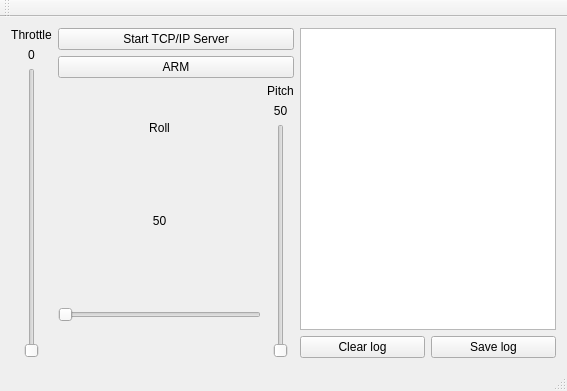
<?xml version="1.0" encoding="UTF-8"?>
<ui version="4.0">
 <class>MainWindow</class>
 <widget class="QMainWindow" name="MainWindow">
  <property name="geometry">
   <rect>
    <x>0</x>
    <y>0</y>
    <width>567</width>
    <height>391</height>
   </rect>
  </property>
  <property name="windowTitle">
   <string>DRONE SIM 900 Controller</string>
  </property>
  <widget class="QWidget" name="centralWidget">
   <layout class="QHBoxLayout" name="horizontalLayout">
    <item>
     <layout class="QGridLayout" name="gridLayout">
      <item row="1" column="0">
       <widget class="QLabel" name="throttle_label">
        <property name="statusTip">
         <string>Throttle level</string>
        </property>
        <property name="whatsThis">
         <string>Throttle level</string>
        </property>
        <property name="text">
         <string>0</string>
        </property>
        <property name="alignment">
         <set>Qt::AlignCenter</set>
        </property>
       </widget>
      </item>
      <item row="2" column="0">
       <widget class="QSlider" name="throttle_slider">
        <property name="sizePolicy">
         <sizepolicy hsizetype="Preferred" vsizetype="Expanding">
          <horstretch>0</horstretch>
          <verstretch>0</verstretch>
         </sizepolicy>
        </property>
        <property name="statusTip">
         <string>Throttle level</string>
        </property>
        <property name="whatsThis">
         <string>Throttle level</string>
        </property>
        <property name="orientation">
         <enum>Qt::Vertical</enum>
        </property>
       </widget>
      </item>
      <item row="0" column="0">
       <widget class="QLabel" name="label">
        <property name="text">
         <string>Throttle</string>
        </property>
        <property name="alignment">
         <set>Qt::AlignCenter</set>
        </property>
       </widget>
      </item>
     </layout>
    </item>
    <item>
     <layout class="QVBoxLayout" name="verticalLayout_2">
      <item>
       <widget class="QPushButton" name="tcp_ip_button">
        <property name="statusTip">
         <string>Starts listening for connections</string>
        </property>
        <property name="whatsThis">
         <string>Start listening for connections</string>
        </property>
        <property name="text">
         <string>Start TCP/IP Server</string>
        </property>
       </widget>
      </item>
      <item>
       <layout class="QHBoxLayout" name="horizontalLayout_2">
        <item>
         <widget class="QPushButton" name="arm_button">
          <property name="sizePolicy">
           <sizepolicy hsizetype="Preferred" vsizetype="Preferred">
            <horstretch>0</horstretch>
            <verstretch>0</verstretch>
           </sizepolicy>
          </property>
          <property name="statusTip">
           <string comment="Arms the quadcopter connected to the server">Arms the quadcopter</string>
          </property>
          <property name="text">
           <string>ARM</string>
          </property>
         </widget>
        </item>
       </layout>
      </item>
      <item>
       <layout class="QHBoxLayout" name="horizontalLayout_3">
        <item>
         <layout class="QVBoxLayout" name="verticalLayout">
          <item>
           <widget class="QLabel" name="roll_name">
            <property name="sizePolicy">
             <sizepolicy hsizetype="Minimum" vsizetype="Minimum">
              <horstretch>0</horstretch>
              <verstretch>0</verstretch>
             </sizepolicy>
            </property>
            <property name="text">
             <string>Roll</string>
            </property>
            <property name="alignment">
             <set>Qt::AlignCenter</set>
            </property>
           </widget>
          </item>
          <item>
           <widget class="QLabel" name="roll_label">
            <property name="text">
             <string>50</string>
            </property>
            <property name="alignment">
             <set>Qt::AlignCenter</set>
            </property>
           </widget>
          </item>
          <item>
           <widget class="QSlider" name="roll_slider">
            <property name="sizePolicy">
             <sizepolicy hsizetype="Expanding" vsizetype="Preferred">
              <horstretch>0</horstretch>
              <verstretch>0</verstretch>
             </sizepolicy>
            </property>
            <property name="orientation">
             <enum>Qt::Horizontal</enum>
            </property>
           </widget>
          </item>
         </layout>
        </item>
        <item>
         <layout class="QVBoxLayout" name="verticalLayout_5">
          <item>
           <widget class="QLabel" name="pitch_name">
            <property name="text">
             <string>Pitch</string>
            </property>
            <property name="alignment">
             <set>Qt::AlignCenter</set>
            </property>
           </widget>
          </item>
          <item>
           <widget class="QLabel" name="pitch_label">
            <property name="text">
             <string>50</string>
            </property>
            <property name="alignment">
             <set>Qt::AlignCenter</set>
            </property>
           </widget>
          </item>
          <item>
           <widget class="QSlider" name="pitch_slider">
            <property name="sizePolicy">
             <sizepolicy hsizetype="Preferred" vsizetype="Expanding">
              <horstretch>0</horstretch>
              <verstretch>0</verstretch>
             </sizepolicy>
            </property>
            <property name="orientation">
             <enum>Qt::Vertical</enum>
            </property>
           </widget>
          </item>
         </layout>
        </item>
       </layout>
      </item>
     </layout>
    </item>
    <item>
     <layout class="QVBoxLayout" name="verticalLayout_3">
      <item>
       <widget class="QTextBrowser" name="textBrowser">
        <property name="statusTip">
         <string>Server log</string>
        </property>
       </widget>
      </item>
      <item>
       <layout class="QHBoxLayout" name="horizontalLayout_8">
        <item>
         <widget class="QPushButton" name="clear_screen_button">
          <property name="statusTip">
           <string>Clears the server log</string>
          </property>
          <property name="text">
           <string>Clear log</string>
          </property>
         </widget>
        </item>
        <item>
         <widget class="QPushButton" name="save_log_button">
          <property name="text">
           <string>Save log</string>
          </property>
         </widget>
        </item>
       </layout>
      </item>
     </layout>
    </item>
   </layout>
  </widget>
  <widget class="QMenuBar" name="menuBar">
   <property name="geometry">
    <rect>
     <x>0</x>
     <y>0</y>
     <width>567</width>
     <height>22</height>
    </rect>
   </property>
  </widget>
  <widget class="QToolBar" name="mainToolBar">
   <attribute name="toolBarArea">
    <enum>TopToolBarArea</enum>
   </attribute>
   <attribute name="toolBarBreak">
    <bool>false</bool>
   </attribute>
  </widget>
  <widget class="QStatusBar" name="statusBar"/>
 </widget>
 <layoutdefault spacing="6" margin="11"/>
 <resources/>
 <connections/>
</ui>
